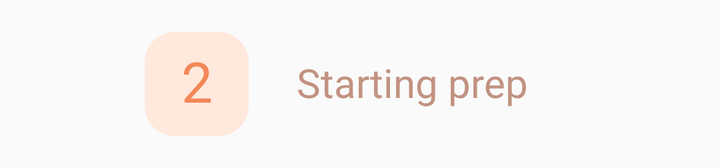
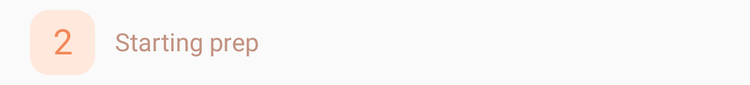

Compare how this app lays out the same screen by default and in its alternative resource folder. The renders come first, then the two layout files and the values they reference.
<!-- AndroidManifest.xml: application theme AppTheme -->
<!-- res/layout/steps_list_item.xml -->
<?xml version="1.0" encoding="utf-8"?>
<android.support.constraint.ConstraintLayout xmlns:android="http://schemas.android.com/apk/res/android"
    xmlns:app="http://schemas.android.com/apk/res-auto"
    xmlns:tools="http://schemas.android.com/tools"
    android:layout_width="match_parent"
    android:layout_height="wrap_content">

    <TextView
        android:id="@+id/steps_text_view"
        android:layout_width="52dp"
        android:layout_height="52dp"
        android:layout_marginTop="16dp"
        android:layout_marginEnd="24dp"
        android:layout_marginBottom="16dp"
        android:background="@drawable/steps_list_number_background"
        android:fontFamily="@font/pt_serif_web_bolditalic"
        android:gravity="center"
        android:includeFontPadding="false"
        android:textColor="@color/orange"
        android:textSize="28sp"
        app:layout_constraintBottom_toBottomOf="parent"
        app:layout_constraintEnd_toStartOf="@+id/steps_description_text_view"
        app:layout_constraintHorizontal_bias="0.0"
        app:layout_constraintHorizontal_chainStyle="packed"
        app:layout_constraintStart_toEndOf="@+id/guideline2"
        app:layout_constraintTop_toTopOf="parent"
        tools:text="2" />

    <TextView
        android:id="@+id/steps_description_text_view"
        android:layout_width="0dp"
        android:layout_height="wrap_content"
        android:fontFamily="@font/pt_serif_web_bolditalic"
        android:includeFontPadding="false"
        android:textColor="@color/mediumBrown"
        android:textSize="20sp"
        app:layout_constraintBottom_toBottomOf="@+id/steps_text_view"
        app:layout_constraintEnd_toStartOf="@+id/guideline3"
        app:layout_constraintStart_toEndOf="@+id/steps_text_view"
        app:layout_constraintTop_toTopOf="@+id/steps_text_view"
        tools:text="Starting prep" />

    <android.support.constraint.Guideline
        android:id="@+id/guideline2"
        android:layout_width="wrap_content"
        android:layout_height="wrap_content"
        android:orientation="vertical"
        app:layout_constraintGuide_percent="0.20052083" />

    <android.support.constraint.Guideline
        android:id="@+id/guideline3"
        android:layout_width="wrap_content"
        android:layout_height="wrap_content"
        android:orientation="vertical"
        app:layout_constraintGuide_percent="0.8" />

</android.support.constraint.ConstraintLayout>
<!-- resources referenced by this layout -->
<resources>
  <color name="mediumBrown">#c29281</color>
  <color name="orange">#f38758</color>
  <!-- drawable steps_list_number_background (drawable) -->
  <?xml version="1.0" encoding="utf-8"?>
  <selector xmlns:android="http://schemas.android.com/apk/res/android">
      <item>
          <shape>
              <solid android:color="@color/lightBrown" />
              <corners android:radius="15dp"/>
          </shape>
      </item>
  </selector>
  <style name="AppTheme" parent="Theme.AppCompat.Light.NoActionBar">
          <item name="colorPrimary">@color/colorPrimary</item>
          <item name="colorPrimaryDark">@color/colorPrimary</item>
          <item name="colorAccent">@color/colorAccent</item>
          <item name="android:navigationBarColor">@color/mediumBrown</item>
      </style>
  <color name="lightBrown">#ffe8dc</color>
  <color name="colorPrimary">#EC707A</color>
  <color name="colorAccent">#d81b60</color>
</resources>
<!-- res/layout-sw600dp-port/steps_list_item.xml (the repository's variant of the layout above) -->
<!-- drawn on a 7-inch tablet held upright -->
<?xml version="1.0" encoding="utf-8"?>
<android.support.constraint.ConstraintLayout xmlns:android="http://schemas.android.com/apk/res/android"
    xmlns:app="http://schemas.android.com/apk/res-auto"
    xmlns:tools="http://schemas.android.com/tools"
    android:layout_width="match_parent"
    android:layout_height="wrap_content">

    <TextView
        android:id="@+id/steps_text_view"
        android:layout_width="52dp"
        android:layout_height="52dp"
        android:layout_marginStart="24dp"
        android:layout_marginTop="8dp"
        android:layout_marginBottom="8dp"
        android:background="@drawable/steps_list_number_background"
        android:fontFamily="@font/pt_serif_web_bolditalic"
        android:gravity="center"
        android:includeFontPadding="false"
        android:textColor="@color/orange"
        android:textSize="28sp"
        app:layout_constraintBottom_toBottomOf="parent"
        app:layout_constraintStart_toStartOf="parent"
        app:layout_constraintTop_toTopOf="parent"
        tools:text="2" />

    <TextView
        android:id="@+id/steps_description_text_view"
        android:layout_width="0dp"
        android:layout_height="wrap_content"
        android:layout_marginStart="16dp"
        android:layout_marginTop="16dp"
        android:layout_marginEnd="24dp"
        android:layout_marginBottom="16dp"
        android:fontFamily="@font/pt_serif_web_bolditalic"
        android:includeFontPadding="false"
        android:textColor="@color/mediumBrown"
        android:textSize="20sp"
        app:layout_constraintBottom_toBottomOf="parent"
        app:layout_constraintEnd_toEndOf="parent"
        app:layout_constraintStart_toEndOf="@+id/steps_text_view"
        app:layout_constraintTop_toTopOf="parent"
        tools:text="Starting prep" />

</android.support.constraint.ConstraintLayout>
